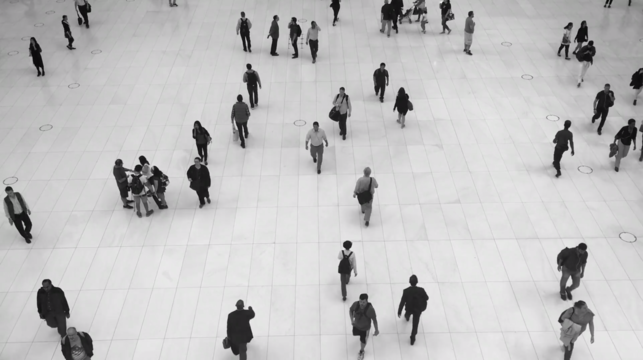
#> input picture fondo_aero.png, 643 x 360 px, found by its file name
$ python graficador.py
#> lines starting #> are read from the running program, lines starting #| are printed output that depends on the picture
import matplotlib.pyplot as plt
import seaborn as sns
import numpy as np
import re
from PIL import Image

def extraer_todas_las_posiciones(ruta_informe):
#> called with ruta_informe = 'resumen_tracking.txt'
    posiciones = []
    with open(ruta_informe, 'r', encoding='latin-1') as archivo:
#> (reads resumen_tracking.txt from the repository)
        lineas = archivo.readlines()
        for i in range(len(lineas)):
            if lineas[i].strip().startswith("Posiciones:"):
                # Buscar todas las tuplas (x, y) incluso en varias líneas
                raw_pos = lineas[i]
                j = i + 1
                while j < len(lineas) and not lineas[j].strip().startswith("Timestamps:") and not lineas[j].strip().startswith("ID:"):
                    raw_pos += lineas[j]
                    j += 1
                matches = re.findall(r'\((\d+),\s*(\d+)\)', raw_pos)
                for match in matches:
                    x, y = int(match[0]), int(match[1])
                    posiciones.append((x, y))
    return posiciones

# Ruta de tus archivos
informe_path = 'resumen_tracking.txt'
imagen_path = 'fondo_aero.png'

# Extraer posiciones
posiciones = extraer_todas_las_posiciones(informe_path)

if not posiciones:
    print("⚠️ No se encontraron posiciones. Verificá el archivo.")
    exit()

# Cargar imagen
img = Image.open(imagen_path)
#> img is the input picture: PIL image 643x360 RGBA; mean R, G, B, A 193, 192.3, 193.1, 255
ancho, alto = img.size
#> ancho = 643; alto = 360

# Separar coordenadas
x, y = zip(*posiciones)

# Crear heatmap
plt.figure(figsize=(10, 6))
sns.kdeplot(x=x, y=y, cmap='magma', fill=True, bw_adjust=1, alpha=0.6)

plt.imshow(img, extent=[0, ancho, alto, 0])
plt.xlim(0, ancho)
plt.ylim(alto, 0)
plt.axis('off')
plt.colorbar()
plt.tight_layout()
plt.show()
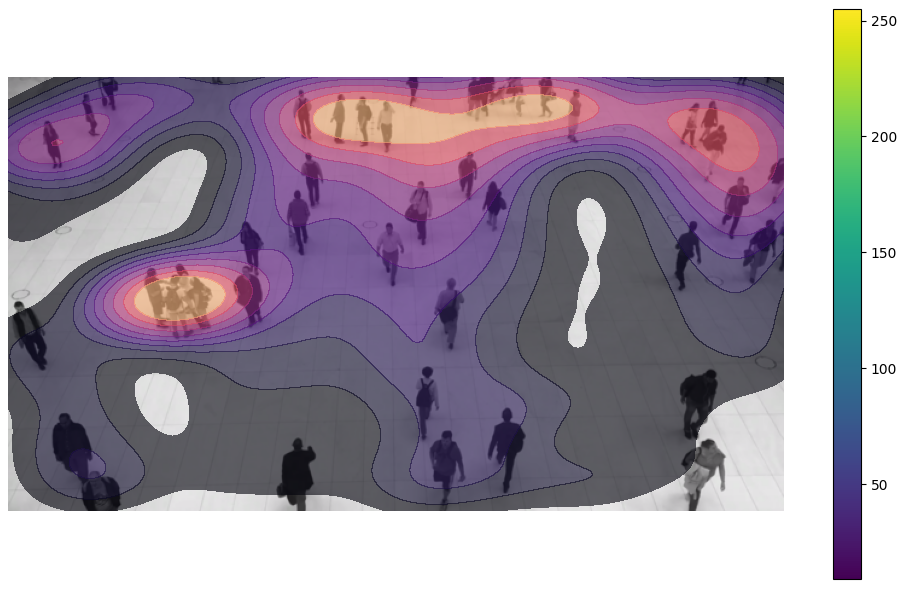
#> figure drawn by matplotlib, 2 panels
